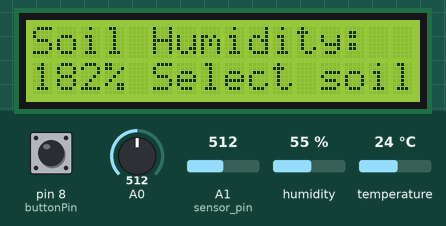
This sketch was run on a simulated Arduino Uno, built with avr-gcc and run on an emulated ATmega328P. On the bench: 16×2 character LCD. The inputs (shaded band) are chosen by the test bench; at power-on: pin 8 (buttonPin) LOW, A0 = 512, A1 (sensor_pin) = 512, humidity 55 %, temperature 24 °C. What the sketch prints to the serial monitor is not drawn.

Above: at 1.2 s.
1.3 s: pin 8 (buttonPin) pulled HIGH for 0.15 s
At 1.7 s:
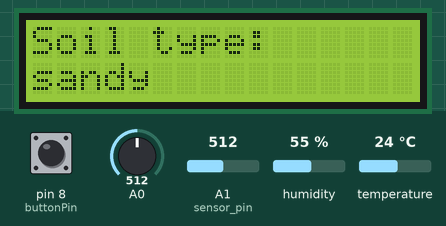
4.4 s: pin 8 (buttonPin) pulled HIGH for 1 s
At 5.7 s:
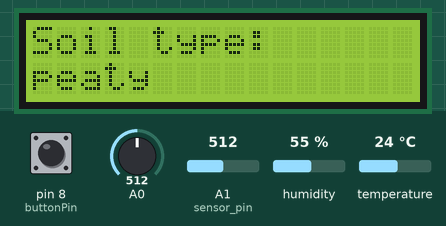
8.4 s: pin 8 (buttonPin) pulled HIGH for 0.15 s
At 9.7 s:
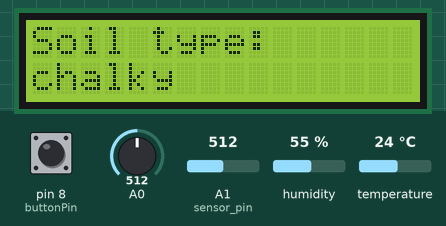
11.5 s: pin 8 (buttonPin) pulled HIGH for 3.2 s
At 12.4 s:
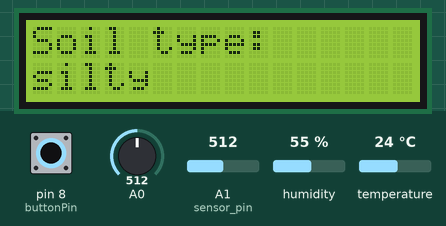
16.2 s: pin 8 (buttonPin) pulled HIGH for 0.15 s
At 17.2 s:
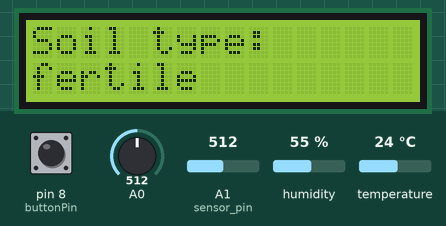
19.3 s: pin 8 (buttonPin) pulled HIGH for 1 s
At 20.0 s:
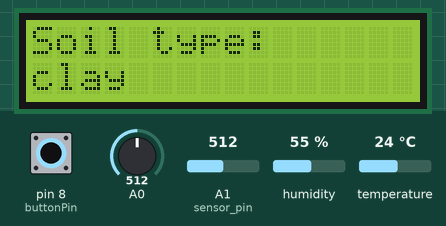
Timing chart, 0 to 22.3 s (numbered marks = the images above; inputs shaded):
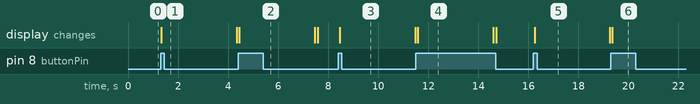

Measured:
- after the input at 1.3 s, the display: changes at once (image 1)
- after the input at 4.4 s, the display: changes at once (image 2)
- after the input at 8.4 s, the display: changes after 0.07 s (image 3)
- after the input at 11.5 s, the display: changes after 0.08 s (image 4)
- after the input at 16.2 s, the display: changes after 0.05 s (image 5)
- after the input at 19.3 s, the display: changes after 0.06 s (image 6)
- what the display in image 4 shows lasts 3.0 s, from 11.6 s to 14.6 s

The sketch:

polihack_V2.ino
```cpp
#include <dht11.h>
#include <LiquidCrystal.h>
#define DHT11PIN 7

dht11 DHT11;

// initialize the library by associating any needed LCD interface pin
// with the arduino pin number it is connected to
const int rs = 12, en = 11, d4 = 5, d5 = 4, d6 = 3, d7 = 2;
LiquidCrystal lcd(rs, en, d4, d5, d6, d7);

const int dry = 0;
const int wet = 280;
char *soluri[] = { "sandy", "peaty", "chalky", "silty", "fertile", "clay" };
const int buttonPin = 8;

int buttonState = 0;
int i = -1;

//const int led=8;
const int sensor_pin = A1;
int sensor;
const int threshold1 = 400;
const int threshold2 = 800;

int lastButtonState = LOW;
unsigned long lastDebounceTime = 0;
const unsigned long debounceDelay = 200;

int screenMode = 0;
unsigned long lastScreenChange = 0;
unsigned long lastButtonPressTime = 0;

void button_press() {
  i++;
  if (i > 5) i = 0;

  screenMode = 3;
  lastButtonPressTime = millis();

  lcd.clear();

  lcd.setCursor(0, 0);
  lcd.print("Soil type:");

  lcd.setCursor(0, 1);
  lcd.print(soluri[i]);

  Serial.print("Soil: ");
  Serial.println(soluri[i]);

  lastButtonPressTime = millis();
}

bool isDry(int h) {
  if (i == 0) return (h < 8);
  if (i == 1) return (h < 10);
  if (i == 2) return (h < 13);
  if (i == 3) return (h < 15);
  if (i == 4) return (h < 17);
  if (i == 5) return (h < 18);
  return false;
}

bool isMoist(int h) {
  if (i == 0) return (h > 30);
  if (i == 1) return (h > 28);
  if (i == 2) return (h > 26);
  if (i == 3) return (h > 25);
  if (i == 4) return (h > 23);
  if (i == 5) return (h > 20);
  return false;
}

void setup() {
  // put your setup code here, to run once:
  lcd.setCursor(0, 0);
  //lcd.print("corbi");
  // set up the LCD's number of columns and rows:
  lcd.begin(16, 2);
  // Print a message to the LCD.

  pinMode(buttonPin, INPUT);
  lcd.print("for selecting, ");
  lcd.setCursor(0, 1);
  lcd.print("hold button");


  Serial.begin(9600);
}

void loop() {
  // put your main code here, to run repeatedly:
  int reading = digitalRead(buttonPin);

  // ---- Button press (single trigger) ----
  if (reading == HIGH && lastButtonState == LOW && (millis() - lastDebounceTime) > debounceDelay) {
    button_press();
    lastDebounceTime = millis();
  }
  lastButtonState = reading;

  // ---- Change screen every 2 seconds ----
  /*if ((millis() - lastScreenChange > 2000) && (millis() - lastButtonPressTime > 3000)) {
    screenMode++;
    if (screenMode > 2) screenMode = 0;
    lastScreenChange = millis();
    lcd.clear();
  }*/

  if (screenMode != 3 && (millis() - lastScreenChange > 4000)) {
    screenMode++;
    if (screenMode > 2) screenMode = 0;
    lastScreenChange = millis();
    lcd.clear();
  }

  // After 3 seconds, exit soil type screen
  if (screenMode == 3 && (millis() - lastButtonPressTime > 3000)) {
    screenMode = 0;
    lcd.clear();
  }

  // ---- Screen 0: Soil humidity ----
  if (screenMode == 0) {
    lcd.setCursor(0, 0);
    lcd.print("Soil Humidity:");

    int sensorVal = analogRead(A0);
    int percentageHumidity = map(sensorVal, wet, dry, 100, 0);

    lcd.setCursor(0, 1);
    lcd.print(percentageHumidity);
    lcd.print("%  ");

    /*Serial.println(analogRead(A0));
    delay(100);*/

    lcd.setCursor(5, 1);
    if (i == -1) lcd.print("Select soil ");
    else if (isDry(percentageHumidity)) lcd.print("DRY        ");
    else if (isMoist(percentageHumidity)) lcd.print("MOIST      ");
    else lcd.print("Optimal    ");
    delay(100);
  }

  // ---- Screen 1: Air temp/humidity ----
  else if (screenMode == 1) {
    int chk=DHT11.read(DHT11PIN);
    lcd.setCursor(0, 0);
    lcd.print("Air Humidity:    "); lcd.setCursor(13,0); lcd.print(DHT11.humidity);
    lcd.setCursor(0, 1);
    lcd.print("Temperature:    "); lcd.setCursor(14,0); lcd.print(DHT11.temperature);  // replace later with DHT

    Serial.print("temp:"); Serial.println(DHT11.temperature);
    Serial.print("hum:"); Serial.println(DHT11.humidity);
    delay(100);
  }

  // ---- Screen 2: Light level ----
  else if (screenMode == 2) {
    int light = analogRead(sensor_pin);

    lcd.setCursor(0, 0);
    lcd.print("Light Level:");

    lcd.setCursor(0, 1);
    if (light < threshold1) lcd.print("TOO LOW    ");
    else if (light < threshold2) lcd.print("GOOD LIGHT ");
    else lcd.print("TOO HIGH   ");
  }

  else if (screenMode == 3) {
  lcd.setCursor(0,0);
  lcd.print("Soil type:");
  lcd.setCursor(0,1);
  lcd.print(soluri[i]);
}
}
```
